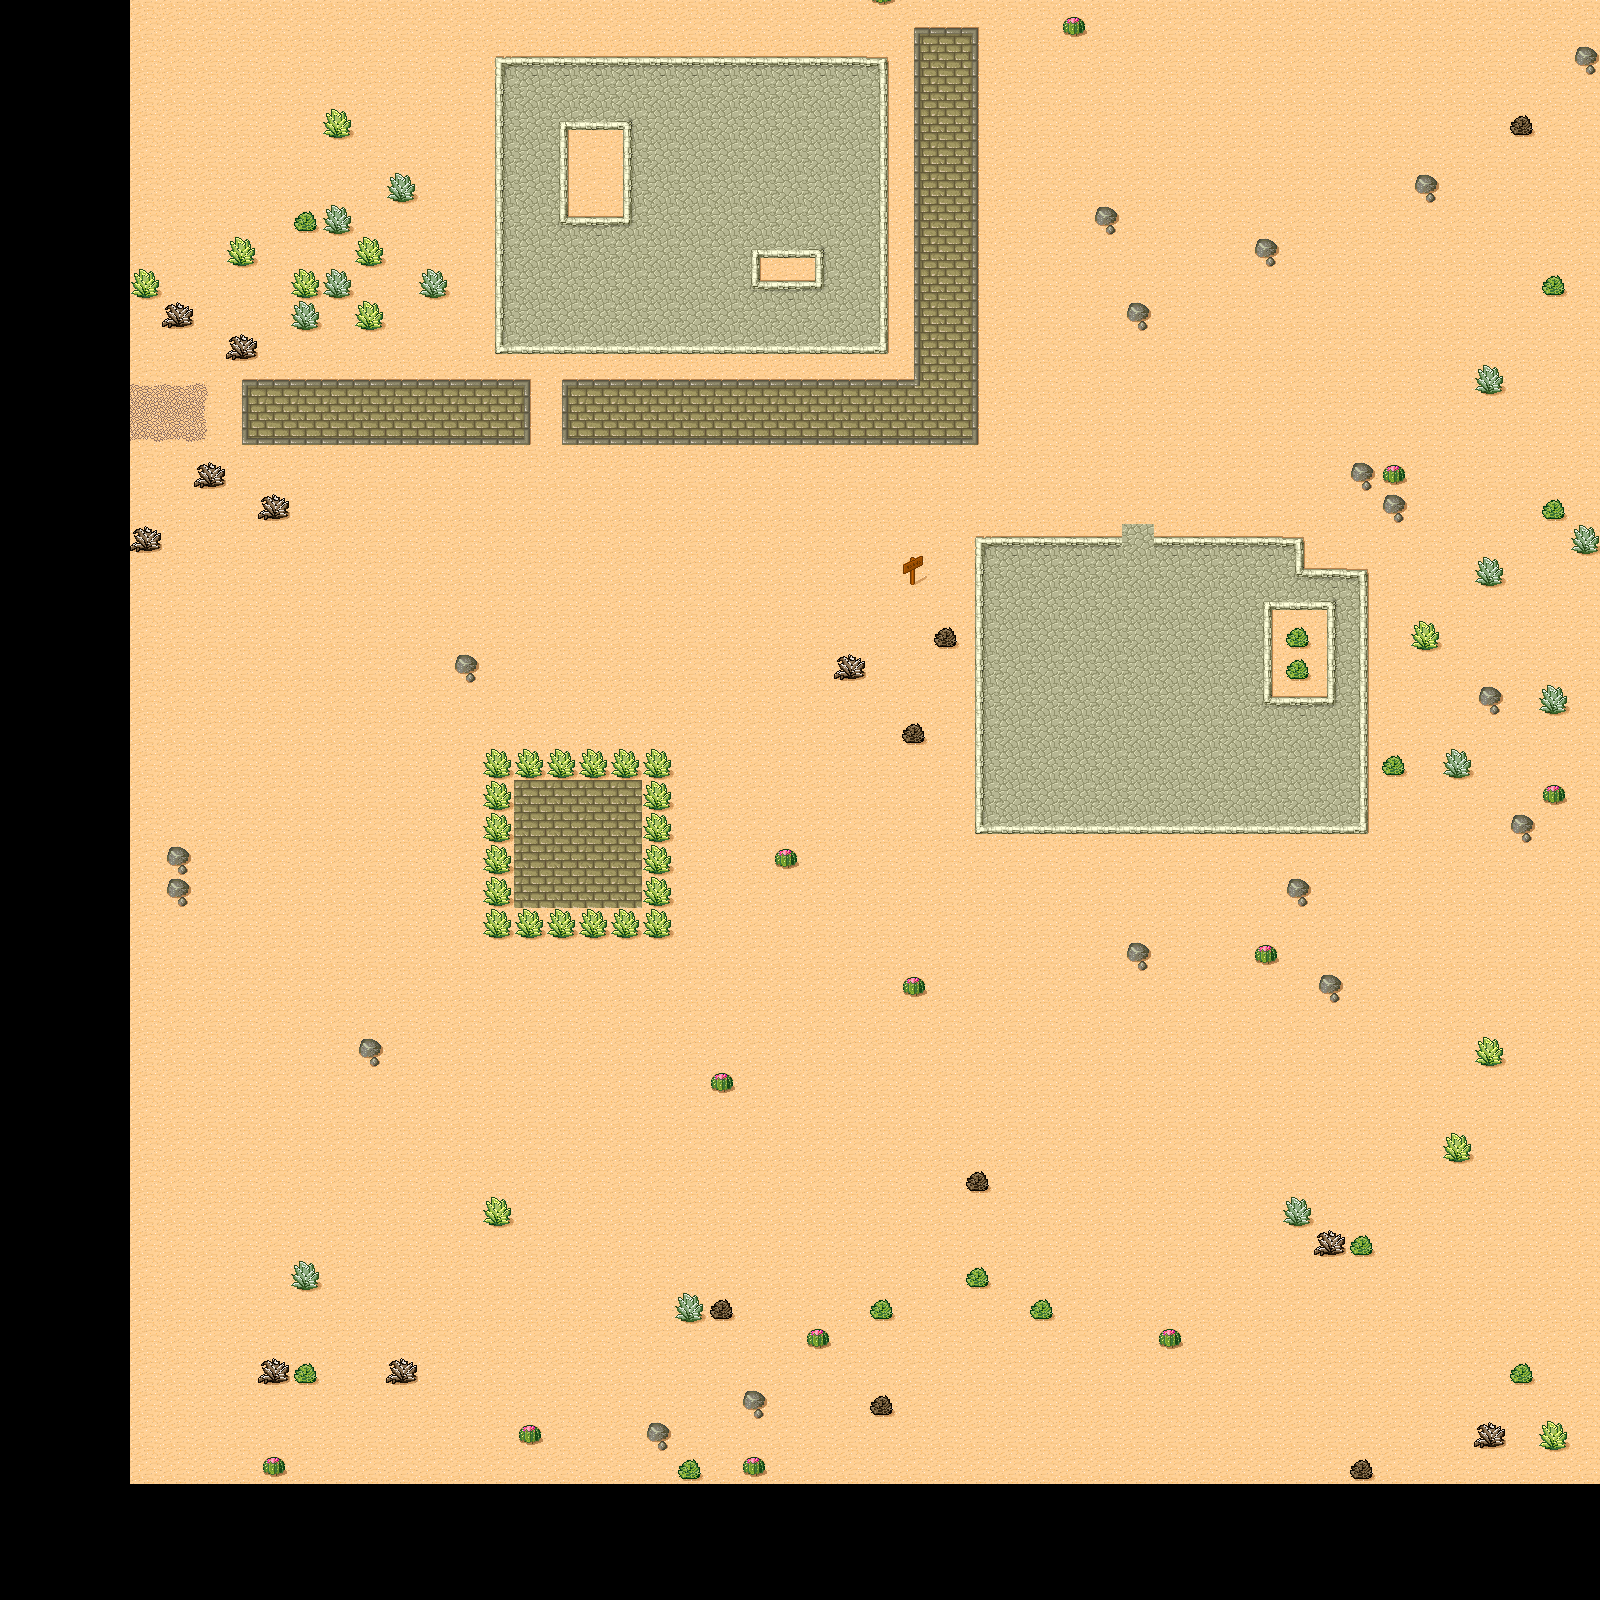

The image is a tile-based game level rendered from a .tmx file. Its description and source (layers, tilesets, objects; grid data summarised) follow:
An orthogonal 50x50 tile map with 32x32 px tiles, 1 tile layer (Ground).

<map version="1.0" orientation="orthogonal" renderorder="right-down" width="50" height="50" tilewidth="32" tileheight="32" nextobjectid="1">
 <tileset firstgid="1" source="./desert.tsx" />
 <layer name="Ground" width="50" height="50" offsetx="130" offsety="-116">
  <data>[2500 cells, 2500 non-empty, 40 distinct tile ids]</data>
 </layer>
</map>
